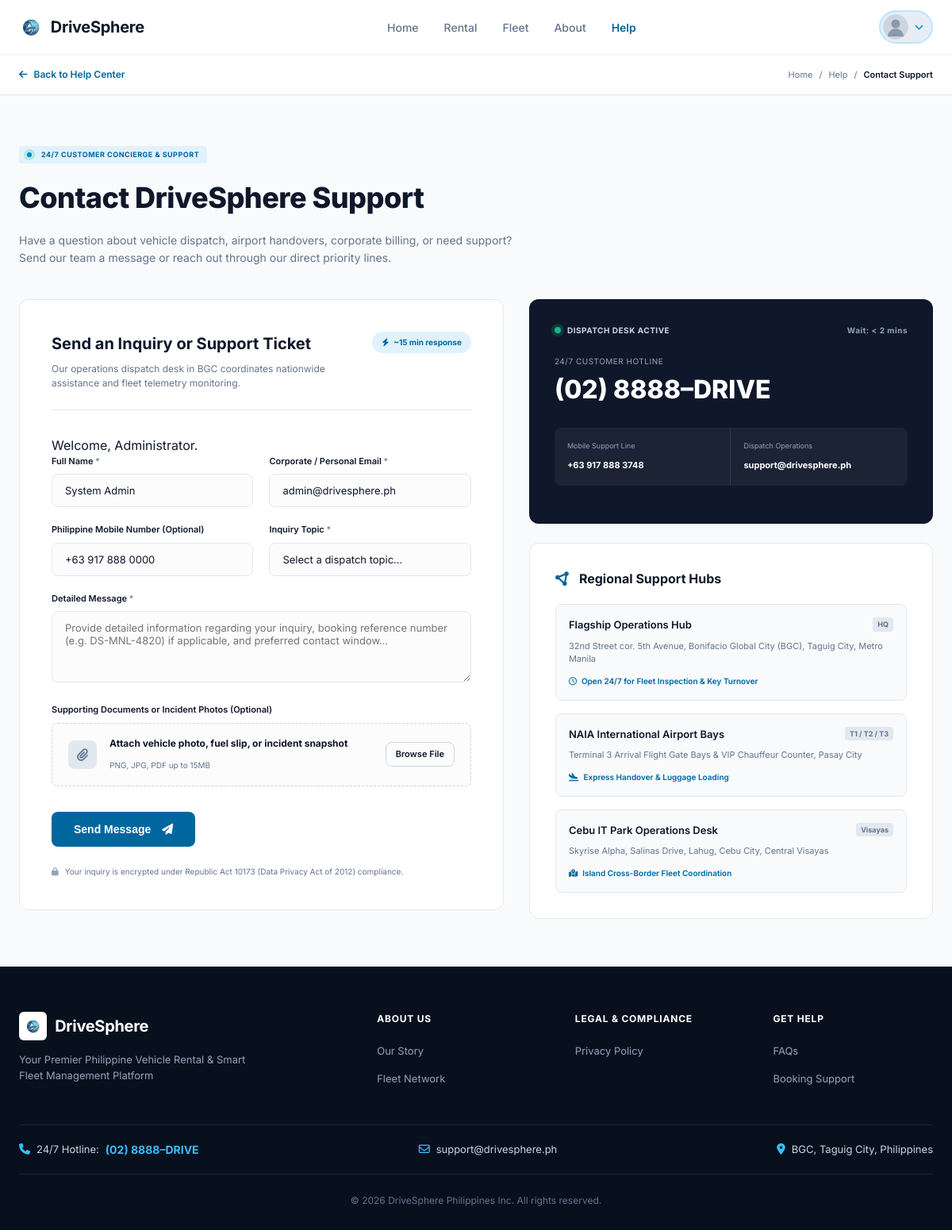
Screenshot of /contact.php (signed in) with the database file from the repository.
### tables this page shows
CREATE TABLE IF NOT EXISTS `users` (
  `id` INT AUTO_INCREMENT PRIMARY KEY,
  `first_name` VARCHAR(50) NOT NULL,
  `last_name` VARCHAR(50) NOT NULL,
  `email` VARCHAR(100) NOT NULL UNIQUE,
  `email_verified` TINYINT(1) DEFAULT 1,
  `phone` VARCHAR(20) DEFAULT NULL,
  `phone_verified` TINYINT(1) DEFAULT 1,
  `avatar` VARCHAR(255) DEFAULT NULL,
  `license_number` VARCHAR(50) DEFAULT NULL,
  `password` VARCHAR(255) NOT NULL,
  `role` ENUM('customer','admin') DEFAULT 'customer',
  `created_at` TIMESTAMP DEFAULT CURRENT_TIMESTAMP
);

### includes/db.php (called while the page is built, shortened)
<?php
function getDBConnection() {
    static $pdo = null;
    if ($pdo === null) {
        try {
            $dsn = "mysql:host=" . DB_HOST . ";dbname=" . DB_NAME . ";charset=utf8mb4";
            $options = [
                PDO::ATTR_ERRMODE            => PDO::ERRMODE_EXCEPTION,
                PDO::ATTR_DEFAULT_FETCH_MODE => PDO::FETCH_ASSOC,
                PDO::ATTR_EMULATE_PREPARES   => false,
            ];
            $pdo = new PDO($dsn, DB_USER, DB_PASS, $options);
        } catch (PDOException $e) {
            die("Database connection failed. Start MySQL in XAMPP and import sql/drivesphere.sql in phpMyAdmin. (" . $e->getMessage() . ")");
        }
    }
    return $pdo;
}

### contact.php (the view, shortened to what this page needs)
<?php
require_once __DIR__ . '/includes/functions.php';
$presetName = '';
$presetEmail = '';
$presetPhone = '';
if (is_logged_in()) {
    $uid = $_SESSION['user_id'] ?? 0;
    if ($uid > 0) {
        $uStmt = getDBConnection()->prepare("SELECT * FROM users WHERE id = ?");
        $uStmt->execute([$uid]);
        $uData = $uStmt->fetch();
        if ($uData) {
            $presetName = trim(($uData['first_name'] ?? '') . ' ' . ($uData['last_name'] ?? ''));
            $presetEmail = $uData['email'] ?? '';
            $presetPhone = $uData['phone'] ?? '';
        }
    }
}
?>
<!DOCTYPE html>
<html lang="en">
<head>
    <link rel="stylesheet" href="css/global.css">
    <link rel="stylesheet" href="https://cdnjs.cloudflare.com/ajax/libs/font-awesome/6.4.0/css/all.min.css">
</head>
<body>
    <?php include __DIR__ . '/includes/header.php'; ?>
    <main class="contact-main-bg">
        <div class="contact-subnav">
            <div class="container subnav-container">
                <a href="<?= BASE_URL ?>help.php" class="back-link"><i class="fa-solid fa-arrow-left"></i> Back to Help Center</a>
                <div class="breadcrumbs">
                    <a href="<?= BASE_URL ?>index.php" style="color:inherit;text-decoration:none;">Home</a> / <a href="<?= BASE_URL ?>help.php" style="color:inherit;text-decoration:none;">Help</a> / <strong>Contact Support</strong>
                </div>
            </div>
        </div>
        <section class="contact-hero">
            <div class="container">
                <div class="badge badge-light-blue"><span class="pulse-dot" style="background:#0284c7;width:6px;height:6px;display:inline-block;border-radius:50%;margin-right:6px;"></span>24/7 CUSTOMER CONCIERGE &amp; SUPPORT</div>
                <h1 class="contact-title">Contact DriveSphere Support</h1>
                <p class="contact-subtitle">Have a question about vehicle dispatch, airport handovers, corporate billing, or need support? Send our team a message or reach out through our direct priority lines.</p>
            </div>
        </section>
        <section class="contact-content-section" style="padding-bottom: 60px;">
            <div class="container contact-grid">
                <div class="contact-form-card">
                    <div class="cf-header">
                        <div>
                            <h2>Send an Inquiry or Support Ticket</h2>
                            <p>Our operations dispatch desk in BGC coordinates nationwide assistance and fleet telemetry monitoring.</p>
                        </div>
                        <span class="badge-time"><i class="fa-solid fa-bolt"></i> ~15 min response</span>
                    </div>
                    <form class="support-form" method="post" action="<?= BASE_URL ?>actions/contact_action.php" enctype="multipart/form-data">
                        <div class="form-row">
                            <div class="form-group">
                                <label>Full Name <span>*</span></label>
                                <input name="full_name" type="text" value="<?= e($presetName) ?>" placeholder="e.g. Juan Dela Cruz" required>
                            </div>
                            <div class="form-group">
                                <label>Corporate / Personal Email <span>*</span></label>
                                <input name="email" type="email" value="<?= e($presetEmail) ?>" placeholder="e.g. juan.delacruz@company.ph" required>
                            </div>
                        </div>
                        <div class="form-row">
                            <div class="form-group">
                                <label>Philippine Mobile Number (Optional)</label>
                                <input name="phone" type="tel" value="<?= e($presetPhone) ?>" placeholder="+63 917 123 4567">
                            </div>
                            <div class="form-group">
                                <label>Inquiry Topic <span>*</span></label>
                                <select name="category" required>
                                    <option value="" disabled selected>Select a dispatch topic...</option>
                                </select>
                            </div>
                        </div>
                        <div class="form-group">
                            <label>Detailed Message <span>*</span></label>
                            <textarea name="message" rows="4" placeholder="Provide detailed information regarding your inquiry, booking reference number (e.g. DS-MNL-4820) if applicable, and preferred contact window..." required></textarea>
                        </div>
                        <div class="form-group">
                            <label>Supporting Documents or Incident Photos (Optional)</label>
                            <div class="file-upload-box">
                                <div class="file-info-left">
                                    <div class="fu-icon"><i class="fa-solid fa-paperclip"></i></div>
                                    <div class="fu-text">
                                        <strong>Attach vehicle photo, fuel slip, or incident snapshot</strong>
                                        <span>PNG, JPG, PDF up to 15MB</span>
                                    </div>
                                </div>
                                <label class="btn btn-outline-dark btn-sm" style="cursor:pointer;margin:0;">
                                    Browse File
                                </label>
                            </div>
                        </div>
                        <button type="submit" class="btn btn-primary btn-large submit-btn">
                            Send Message <i class="fa-solid fa-paper-plane" style="margin-left:6px;"></i>
                        </button>
                        <div class="privacy-notice">
                            <i class="fa-solid fa-lock"></i> Your inquiry is encrypted under Republic Act 10173 (Data Privacy Act of 2012) compliance.
                        </div>
                    </form>
                </div>
                <div class="contact-info-col">
                    <div class="info-card dispatch-card">
                        <div class="dc-header">
                            <span class="status-indicator"><span class="pulse-dot"></span> DISPATCH DESK ACTIVE</span>
                            <span class="wait-time">Wait: &lt; 2 mins</span>
                        </div>
                        <span class="dc-label">24/7 CUSTOMER HOTLINE</span>
                        <h3 class="dc-number">(02) 8888–DRIVE</h3>
                        <div class="dc-subgrid">
                            <div class="dc-subitem border-right">
                                <span>Mobile Support Line</span>
                                <strong>+63 917 888 3748</strong>
                            </div>
                            <div class="dc-subitem">
                                <span>Dispatch Operations</span>
                                <strong>support@drivesphere.ph</strong>
                            </div>
                        </div>
                    </div>
                    <div class="info-card hubs-card">
                        <h3 class="card-title-icon"><i class="fa-solid fa-circle-nodes"></i> Regional Support Hubs</h3>
                        <div class="hub-list">
                            <div class="hub-item">
                                <div class="hub-item-header">
                                    <h4>Flagship Operations Hub</h4>
                                    <span class="hub-tag">HQ</span>
                                </div>
                                <p>32nd Street cor. 5th Avenue, Bonifacio Global City (BGC), Taguig City, Metro Manila</p>
                                <span class="hub-link"><i class="fa-regular fa-clock"></i> Open 24/7 for Fleet Inspection &amp; Key Turnover</span>
                            </div>
                            <div class="hub-item">
                                <div class="hub-item-header">
                                    <h4>NAIA International Airport Bays</h4>
                                    <span class="hub-tag">T1 / T2 / T3</span>
                                </div>
                                <p>Terminal 3 Arrival Flight Gate Bays &amp; VIP Chauffeur Counter, Pasay City</p>
                                <span class="hub-link"><i class="fa-solid fa-plane-arrival"></i> Express Handover &amp; Luggage Loading</span>
                            </div>
                            <div class="hub-item">
                                <div class="hub-item-header">
                                    <h4>Cebu IT Park Operations Desk</h4>
                                    <span class="hub-tag">Visayas</span>
                                </div>
                                <p>Skyrise Alpha, Salinas Drive, Lahug, Cebu City, Central Visayas</p>
                                <span class="hub-link"><i class="fa-solid fa-map-location-dot"></i> Island Cross-Border Fleet Coordination</span>
                            </div>
                        </div>
                    </div>
                </div>
            </div>
        </section>
    </main>
    <?php include __DIR__ . '/includes/footer.php'; ?>
</body>
</html>

### rows the page displays
users: full_name "System Admin", email "admin@drivesphere.ph", phone "+63 917 888 0000"

### other values shown
$label "Home"
$label "Rental"
$label "Fleet"
$label "About"
$label "Help"
$f['msg'] "Welcome, Administrator."
